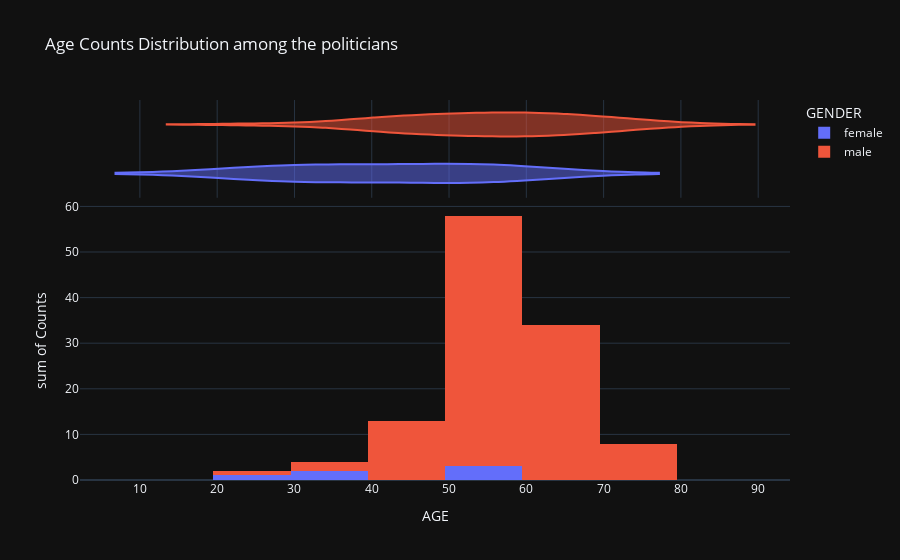

Write notebook code for a chart like this one.
### Markdown cell above
## What is the relationship of Age and Politics?

### Code cell
age_cnt=ed_valid.groupby(['AGE','GENDER']).apply(lambda x:x['Winning Candidate'].count()).reset_index(name='Counts')
fig = px.histogram(age_cnt, x="AGE",y='Counts',color='GENDER',marginal='violin',title='Age Counts Distribution among the politicians')
fig.update_layout(title_text='Age Counts Distribution among the politicians',template='plotly_dark')
fig.show()

### Figure 1 — Plotly figure (JSON) as saved in the notebook; plotly's stock layout.template omitted (floating-point values rounded to 4 significant figures)
{"data": [{"alignmentgroup": "True", "bingroup": "x", "histfunc": "sum", "hovertemplate": "GENDER=female<br>AGE=%{x}<br>sum of Counts=%{y}<extra></extra>", "legendgroup": "female", "marker": {"color": "#636efa", "pattern": {"shape": ""}}, "name": "female", "offsetgroup": "female", "orientation": "v", "showlegend": true, "type": "histogram", "x": [26, 31, 37, 51, 52, 58], "xaxis": "x", "y": [1, 1, 1, 1, 1, 1], "yaxis": "y"}, {"alignmentgroup": "True", "hovertemplate": "GENDER=female<br>AGE=%{x}<extra></extra>", "legendgroup": "female", "marker": {"color": "#636efa"}, "name": "female", "offsetgroup": "female", "scalegroup": "x", "showlegend": false, "type": "violin", "x": [26, 31, 37, 51, 52, 58], "xaxis": "x2", "yaxis": "y2"}, {"alignmentgroup": "True", "bingroup": "x", "histfunc": "sum", "hovertemplate": "GENDER=male<br>AGE=%{x}<br>sum of Counts=%{y}<extra></extra>", "legendgroup": "male", "marker": {"color": "#EF553B", "pattern": {"shape": ""}}, "name": "male", "offsetgroup": "male", "orientation": "v", "showlegend": true, "type": "histogram", "x": [26, 37, 39, 41, 42, 43, 44, 46, 47, 48, 50, 51, 52, 53, 54, 55, 56, 57, 58, 59, 60, 61, 62, 63, 64, 65, 66, 68, 69, 70, 71, 75, 77], "xaxis": "x", "y": [1, 1, 1, 2, 2, 2, 2, 1, 3, 1, 3, 1, 4, 5, 4, 9, 8, 6, 10, 5, 9, 4, 2, 5, 4, 3, 1, 2, 4, 3, 2, 2, 1], "yaxis": "y"}, {"alignmentgroup": "True", "hovertemplate": "GENDER=male<br>AGE=%{x}<extra></extra>", "legendgroup": "male", "marker": {"color": "#EF553B"}, "name": "male", "offsetgroup": "male", "scalegroup": "x", "showlegend": false, "type": "violin", "x": [26, 37, 39, 41, 42, 43, 44, 46, 47, 48, 50, 51, 52, 53, 54, 55, 56, 57, 58, 59, 60, 61, 62, 63, 64, 65, 66, 68, 69, 70, 71, 75, 77], "xaxis": "x2", "yaxis": "y2"}], "layout": {"barmode": "relative", "legend": {"title": {"text": "GENDER"}, "tracegroupgap": 0}, "title": {"text": "Age Counts Distribution among the politicians"}, "xaxis": {"anchor": "y", "domain": [0, 1], "title": {"text": "AGE"}}, "xaxis2": {"anchor": "y2", "domain": [0, 1], "matches": "x", "showgrid": true, "showticklabels": false}, "yaxis": {"anchor": "x", "domain": [0, 0.7326], "title": {"text": "sum of Counts"}}, "yaxis2": {"anchor": "x2", "domain": [0.7426, 1], "matches": "y2", "showgrid": false, "showline": false, "showticklabels": false, "ticks": ""}}}
